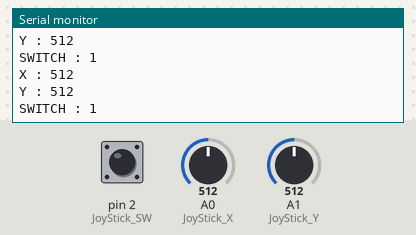
This sketch was run on a simulated Arduino Uno, built with avr-gcc and run on an emulated ATmega328P. Parts: the last lines printed to the serial monitor. Inputs (shaded band) come from the test bench; at power-on: A1 (JoyStick_Y) = 512, pin 2 (JoyStick_SW) HIGH, A0 (JoyStick_X) = 512.

Above: at 2.7 s.
2.8 s: A1 (JoyStick_Y) set to 1023
At 2.91 s:
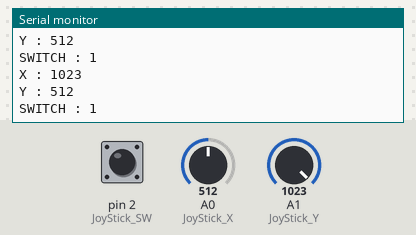
5.8 s: A1 (JoyStick_Y) set to 988
At 5.93 s:
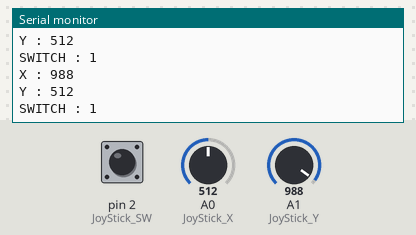
Timing chart, 0 to 8.8 s (numbered marks = the images above; inputs shaded):
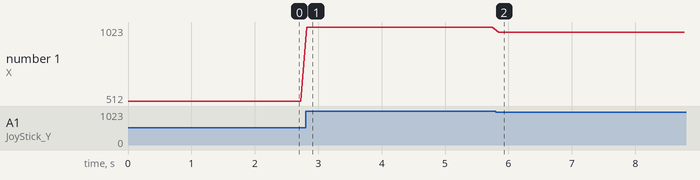

Measured:
- after the input at 2.8 s, the serial monitor: prints a new line at once (image 1)
- after the input at 5.8 s, the serial monitor: prints a new line after 0.05 s (image 2)
- plotted number 1: 512 → 1023 after the input at 2.8 s, 1023 → 988 after the input at 5.8 s

The sketch:

JOYSTICK.ino
```cpp
int JoyStick_X = A0; //x
int JoyStick_Y = A1; //y
int JoyStick_SW = 2; //key
void setup()
{
  //pinMode(JoyStick_SW, INPUT);
  pinMode(JoyStick_SW, INPUT_PULLUP);
  Serial.begin(9600); // 9600 bps
}
void loop()
{
  int x, y, sw;
  y = analogRead(JoyStick_X);
  x = analogRead(JoyStick_Y);
  sw = digitalRead(JoyStick_SW);
  Serial.print("X : ");
  Serial.println(x);
  Serial.print("Y : ");
  Serial.println(y);
  Serial.print("SWITCH : ");
  Serial.println(sw);
  delay(100);
}
```
